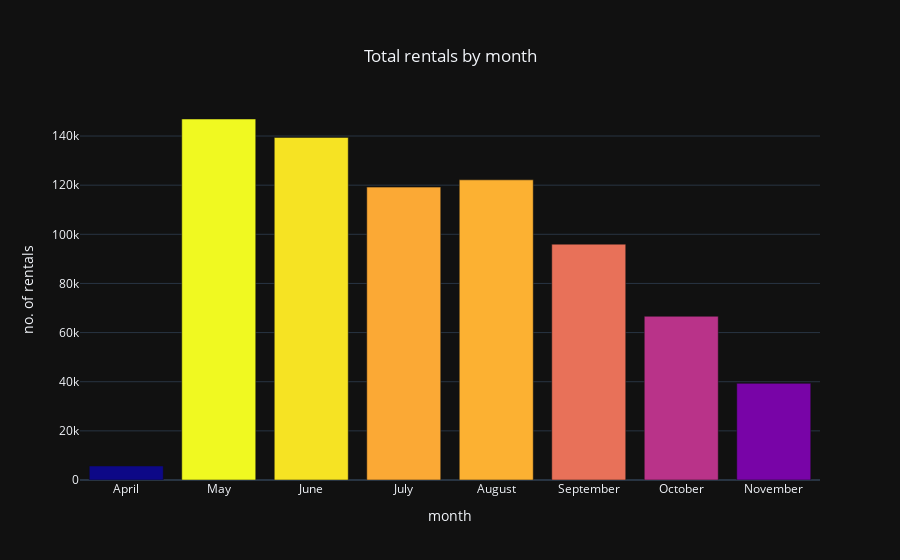

The notebook cell this image was saved under:
### Markdown cell above
## Total rentals by month <a id="monthAggPlot"></a>

### Code cell
iplot(monthAggPlot)

### Figure 1 — Plotly figure (JSON) as saved in the notebook; plotly's stock layout.template omitted (floating-point values rounded to 4 significant figures)
{"data": [{"marker": {"autocolorscale": true, "color": [5711, 122171, 119208, 139430, 146933, 39348, 66642, 95996]}, "type": "bar", "x": ["April", "August", "July", "June", "May", "November", "October", "September"], "y": [5711, 122171, 119208, 139430, 146933, 39348, 66642, 95996]}], "layout": {"title": {"text": "Total rentals by month", "x": 0.5, "xanchor": "center", "y": 0.9, "yanchor": "middle"}, "xaxis": {"categoryarray": ["April", "May", "June", "July", "August", "September", "October", "November"], "categoryorder": "array", "title": {"text": "month"}}, "yaxis": {"title": {"text": "no. of rentals"}}}}
